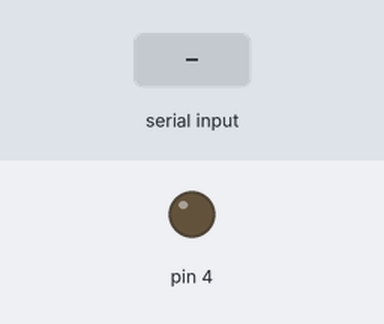
Bench run of a sketch on a simulated Arduino Uno, built with avr-gcc and run on an emulated ATmega328P. On the bench: output pins drawn as LEDs (lit = HIGH). The test bench sets the inputs (shaded band). What the sketch prints to the serial monitor is not drawn.

Above: at 1.2 s.
1.3 s: "A" received over Serial
At 2.5 s:
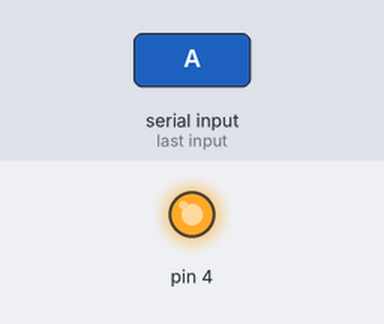
2.8 s: "B" received over Serial
At 3.8 s:
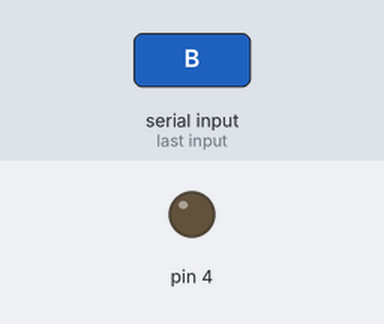
Timing chart, 0 to 5.8 s (numbered marks = the images above; inputs shaded):
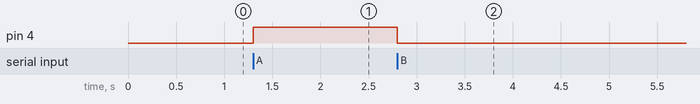

The sketch:

sketch_jun21a.ino
```cpp
//primera parte declaracion variables
//1 paso - declarar variables
int led = 4;
void setup() {
//segunda parte estado de los elementos
pinMode(4,OUTPUT);
Serial.begin(9600);
Serial.print("Digite A=ENCENDER Y B APAGAR");
}

void loop() {
//tercera parte los procesos a realizar
if(Serial.available()>0){
  int guardar=Serial.read();

  if(guardar=='A'){
    digitalWrite(4,HIGH);
  }if(guardar=='B'){
    digitalWrite(4,LOW);
  }
}

}
```

Measured:
- after the input at 1.3 s, pin 4: LOW → HIGH at once
- after the input at 2.8 s, pin 4: HIGH → LOW at once
